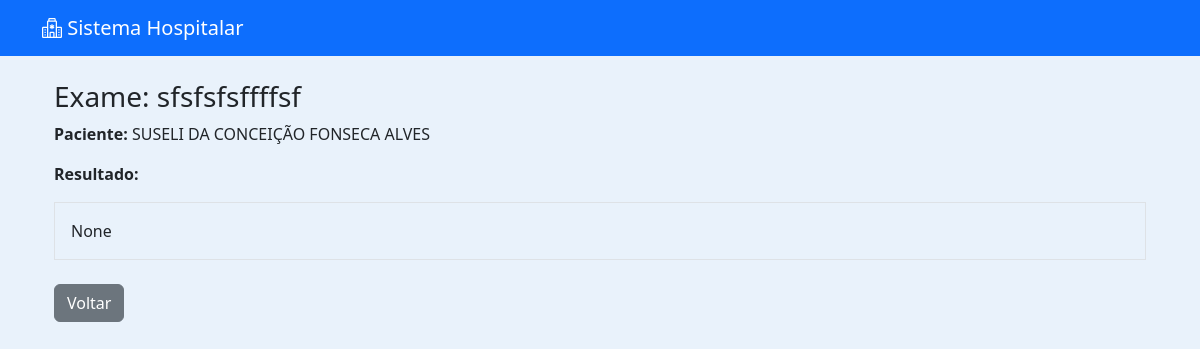
The page /medico/exame/1/visualizar/ (signed in) on the database as committed earlier.
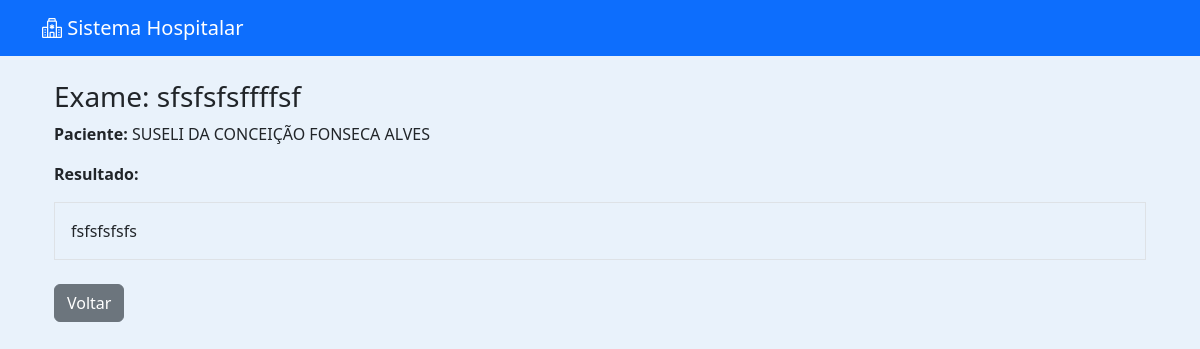
The same page on the database as committed later.
### medico/models.py (models this page shows, shortened)
class Exame(models.Model):
    TIPO_CHOICES = [
        ("laboratorio", "Laboratório"),
        ("radiologia", "Radiologia"),
    ]
    atendimento = models.ForeignKey(
        "Atendimento",
        on_delete=models.CASCADE,
        related_name="exames"
    )
    tipo = models.CharField(
        max_length=20,
        choices=TIPO_CHOICES,
        default="laboratorio"
    )
    nome = models.CharField(max_length=150)
    status = models.CharField(
        max_length=20,
        choices=[
            ("solicitado", "Solicitado"),
            ("pronto", "Pronto"),
        ],
        default="solicitado"
    )
    resultado = models.TextField(blank=True, null=True)
    data_solicitacao = models.DateTimeField(auto_now_add=True)

class Atendimento(models.Model):
    paciente = models.ForeignKey(
        Paciente,
        on_delete=models.CASCADE
    )
    medico = models.ForeignKey(
        Usuario,
        on_delete=models.SET_NULL,  # ⚠ Melhor que CASCADE
        null=True,
        related_name="atendimentos_realizados"
    )
    triagem = models.OneToOneField(
        Triagem,
        on_delete=models.CASCADE
    )
    diagnostico = models.TextField(blank=True, null=True)
    prescricao = models.TextField(blank=True, null=True)
    observacoes = models.TextField(blank=True, null=True)
    DECISAO_CHOICES = [
        ("dispensar", "Dispensar"),
        ("medicacao", "Medicação"),
        ("internacao", "Internação"),
        ("exames", "Exames"),
    ]
    decisao = models.CharField(
        max_length=20,
        choices=DECISAO_CHOICES,
        blank=True,
        null=True
    )
    medicacao_aplicada = models.BooleanField(default=False)
    tecnico_aplicou = models.ForeignKey(
        Usuario,
        on_delete=models.SET_NULL,
        null=True,
        blank=True,
        related_name="medicacoes_aplicadas"
    )
    horario_medicacao = models.DateTimeField(
        null=True,
        blank=True
    )
    data_atendimento = models.DateTimeField(auto_now_add=True)
    finalizado = models.BooleanField(default=False)

### pacientes/models.py (models this page shows, shortened)
class Paciente(models.Model):
    nome = models.CharField(max_length=100)
    nome_social = models.CharField(max_length=100, blank=True, null=True)
    nome_mae = models.CharField(max_length=100)
    nome_pai = models.CharField(max_length=100, blank=True, null=True)
    cpf = models.CharField(
        max_length=14,
        unique=True,
        validators=[
            RegexValidator(
                r'^\d{3}\.\d{3}\.\d{3}-\d{2}$',
                'CPF inválido! Use XXX.XXX.XXX-XX'
            )
        ]
    )
    data_nascimento = models.DateField()
    SEXO_BIOLOGICO_CHOICES = [
        ('M', 'Masculino'),
        ('F', 'Feminino'),
        ('I', 'Intersexo'),
    ]
    sexo_biologico = models.CharField(max_length=1, choices=SEXO_BIOLOGICO_CHOICES)
    identidade_genero = models.CharField(max_length=50)
    orientacao_sexual = models.CharField(max_length=50)
    NACIONALIDADE_CHOICES = [
        ('BRASILEIRA', 'Brasileira'),
        ('ARGENTINA', 'Argentina'),
        ('BOLIVIANA', 'Boliviana'),
        ('CHILENA', 'Chilena'),
        ('COLOMBIANA', 'Colombiana'),
        ('PARAGUAIA', 'Paraguaia'),
        ('PERUANA', 'Peruana'),
        ('URUGUAIA', 'Uruguaia'),
        ('VENEZUELANA', 'Venezuelana'),
        ('OUTRA', 'Outra'),
    ]
    nacionalidade = models.CharField(
        max_length=20,
        choices=NACIONALIDADE_CHOICES,
        default='BRASILEIRA'
    )
    naturalidade = models.CharField(max_length=100)
    RACA_COR_CHOICES = [
        ('BRANCA', 'Branca'),
        ('PRETA', 'Preta'),
        ('PARDA', 'Parda'),
        ('AMARELA', 'Amarela'),
        ('INDIGENA', 'Indígena'),
    ]
    raca_cor = models.CharField(max_length=10, choices=RACA_COR_CHOICES)
    ESTADO_CIVIL_CHOICES = [
        ('SOLTEIRO', 'Solteiro(a)'),
        ('CASADO', 'Casado(a)'),
        ('DIVORCIADO', 'Divorciado(a)'),
        ('VIUVO', 'Viúvo(a)'),
        ('UNIAO_ESTAVEL', 'União Estável'),
    ]
    estado_civil = models.CharField(max_length=20, choices=ESTADO_CIVIL_CHOICES)
    ESCOLARIDADE_CHOICES = [
        ('SEM_INSTRUCAO', 'Sem instrução'),
        ('FUNDAMENTAL_INCOMPLETO', 'Fundamental incompleto'),
        ('FUNDAMENTAL_COMPLETO', 'Fundamental completo'),
        ('MEDIO_INCOMPLETO', 'Médio incompleto'),
        ('MEDIO_COMPLETO', 'Médio completo'),
        ('SUPERIOR_INCOMPLETO', 'Superior incompleto'),
        ('SUPERIOR_COMPLETO', 'Superior completo'),
        ('POS_GRADUACAO', 'Pós-graduação'),
        ('MESTRADO', 'Mestrado'),
        ('DOUTORADO', 'Doutorado'),
    ]
    escolaridade = models.CharField(max_length=30, choices=ESCOLARIDADE_CHOICES)
    profissao = models.CharField(max_length=50)
    rg = models.CharField(max_length=20)
    orgao_emissor = models.CharField(max_length=10)
    UF_CHOICES = [
        ('AC','AC'), ('AL','AL'), ('AP','AP'), ('AM','AM'),
        ('BA','BA'), ('CE','CE'), ('DF','DF'), ('ES','ES'),
        ('GO','GO'), ('MA','MA'), ('MT','MT'), ('MS','MS'),
        ('MG','MG'), ('PA','PA'), ('PB','PB'), ('PR','PR'),
        ('PE','PE'), ('PI','PI'), ('RJ','RJ'), ('RN','RN'),
        ('RS','RS'), ('RO','RO'), ('RR','RR'), ('SC','SC'),
        ('SP','SP'), ('SE','SE'), ('TO','TO'),
    ]
    uf_rg = models.CharField(max_length=2, choices=UF_CHOICES)
    cep = models.CharField(
        max_length=9,
        validators=[
            RegexValidator(
                r'^\d{5}-\d{3}$',
                'CEP inválido! Use XXXXX-XXX'
            )
        ]
    )
    endereco = models.CharField(max_length=100)
    numero = models.CharField(max_length=10)
    complemento = models.CharField(max_length=50, blank=True, null=True)
    bairro = models.CharField(max_length=50)
    municipio = models.CharField(max_length=50)
    uf = models.CharField(max_length=2, choices=UF_CHOICES)
    ZONA_CHOICES = [
        ('URBANA', 'Urbana'),
        ('RURAL', 'Rural'),
    ]
    zona = models.CharField(max_length=6, choices=ZONA_CHOICES)
    telefone_fixo = models.CharField(
        max_length=15,
        blank=True,
        null=True,
        validators=[
            RegexValidator(
                r'^\(\d{2}\)\s\d{4}-\d{4}$',
                'Telefone inválido! Use (XX) XXXX-XXXX'
            )
        ]
    )
    celular = models.CharField(
        max_length=15,
        validators=[
            RegexValidator(
                r'^\(\d{2}\)\s\d{5}-\d{4}$',
                'Celular inválido! Use (XX) XXXXX-XXXX'
            )
        ]
    )
    whatsapp = models.BooleanField(default=False)
    email = models.EmailField(blank=True, null=True)
    cartao_sus = models.CharField(max_length=18, blank=True, null=True)
    criado_por = models.ForeignKey(
        User,
        on_delete=models.SET_NULL,
        null=True,
        blank=True,
        related_name='pacientes_criados'
    )
    data_criacao = models.DateTimeField(default=timezone.now, editable=False)
    data_atualizacao = models.DateTimeField(auto_now=True)

### medico/views.py (the view)
# urls.py: path('exame/<int:exame_id>/visualizar/', views.visualizar_exame, name='visualizar_exame'),
@login_required
def visualizar_exame(request, exame_id):
    exame = get_object_or_404(Exame, id=exame_id)
    return render(request, 'medico/visualizar_exame.html', {'exame': exame})

### medico/templates/medico/visualizar_exame.html
{% extends 'usuarios/base.html' %}
{% block content %}
<div class="container mt-4">
    <h3>Exame: {{ exame.nome }}</h3>
    <p><strong>Paciente:</strong> {{ exame.atendimento.paciente.nome }}</p>
    <p><strong>Resultado:</strong></p>
    <div class="border p-3">
        {{ exame.resultado }}
    </div>
    <br>
    <a href="{% url 'medico_dashboard' %}" class="btn btn-secondary">Voltar</a>
</div>
{% endblock %}

Rows that differ between the two databases and show on the page:
changed Exame "sfsfsfsffffsf": resultado "None" → "fsfsfsfsfs"
